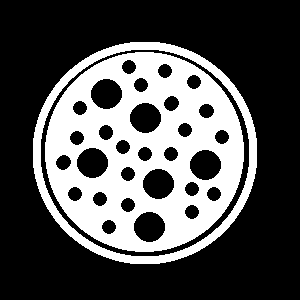
//> input picture Traitement_Images/td-06/input/image3.png, 300 x 300 px
$ ./morpho ../input/image3.png   (built with g++ and OpenCV 4)
//> lines starting //> are read from the running program, lines starting //| are printed output that depends on the picture; after the words box and inside, x2 and y2 are one past the last pixel; in counts of white or black regions, pixels touching at a corner belong together
#include <opencv2/core/core.hpp>
#include <opencv2/highgui/highgui.hpp>
#include <opencv2/imgproc.hpp>

#include <iostream>

//////////////////////////////////////////////////////////////////////////////////////////////////
int main(int argc, char **argv)
{
  // check arguments
  if (argc != 2)
  {
    std::cout << "usage: " << argv[0] << " image" << std::endl;
    return -1;
  }

  // load the input image
  std::cout << "load image ..." << std::endl;
  cv::Mat image = cv::imread(argv[1]);
//> image is the input picture: 300 rows x 300 cols, CV_8UC3; 32.1% white; 2 white regions, box (x1, y1, x2, y2) and area: (45, 52, 244, 252) 23498, (33, 42, 257, 264) 5432
  if (image.empty())
  {
    std::cout << "error loading " << argv[1] << std::endl;
    return -1;
  }
  std::cout << "image size : " << image.cols << " x " << image.rows << std::endl;
//| image size : 300 x 300

  // convert to gray scale
  cv::cvtColor(image, image, cv::COLOR_RGB2GRAY);
  cv::Mat outputImage;

  // cv::Mat structuringElement = cv::getStructuringElement(cv::MORPH_RECT, cv::Size(5, 5));
  // cv::dilate(image, outputImage, structuringElement);

  /*
    Exercice 1 : Dilatation / Erosion
  */
  // cv::Mat structuringElement = cv::getStructuringElement(cv::MORPH_CROSS, cv::Size(9, 9));
  // cv::dilate(image, outputImage, elem);
  // cv::erode(outputImage, outputImage, elem);

  /*
    Exercice 2 : Ouverture / Fermeture
  */
  // cv::morphologyEx(image, outputImage, cv::MORPH_OPEN, structuringElement);
  // cv::morphologyEx(image, outputImage, cv::MORPH_CLOSE, structuringElement);

  /*
    Exercice 3 : En pratique
  */
  // Question 1 : Permet d'enlever les petits trous (tout en gardant les plus grands) et l'anneau noir de l'image3.png
  // cv::Mat elem = cv::getStructuringElement(cv::MORPH_ELLIPSE, cv::Size(15, 15));
  // cv::morphologyEx(image, outputImage, cv::MORPH_CLOSE, elem);

  // Question 2 : ne garder que les grands trous noirs


  // Question 3 : ne garder que les petits trous
  image = 255 - image;
  cv::Mat elem = cv::getStructuringElement(cv::MORPH_ELLIPSE, cv::Size(15, 15));
  cv::morphologyEx(image, outputImage, cv::MORPH_OPEN, elem);
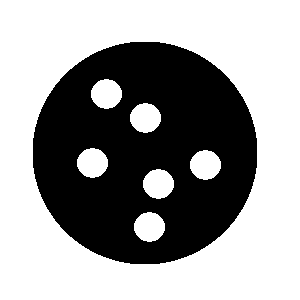
//> outputImage: 300 rows x 300 cols, CV_8UC1; 61% white; 1 black region, box (x1, y1, x2, y2) and area: (33, 42, 257, 264) 35080
  cv::Mat other = image - outputImage;
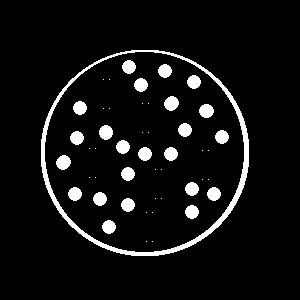
//> other: 300 rows x 300 cols, CV_8UC1; 6.8% white; 48 white regions (24 under 20 px), largest, box (x1, y1, x2, y2) and area: (41, 50, 249, 256) 2656, (164, 96, 179, 111) 167, (56, 155, 71, 170) 167

  // display everything
  cv::imshow("image", image);
  cv::waitKey();
  cv::imshow("image", outputImage);
  cv::waitKey();
  cv::imshow("image", other);
  cv::waitKey();

  return 0;
}
